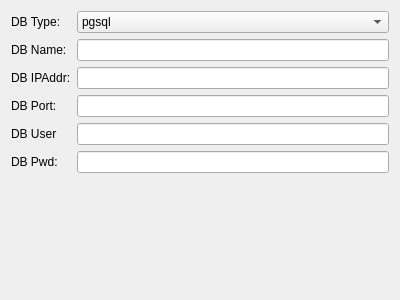
<?xml version="1.0" encoding="UTF-8"?>
<ui version="4.0">
 <class>DBMStarupEditPanel</class>
 <widget class="QWidget" name="DBMStarupEditPanel">
  <property name="geometry">
   <rect>
    <x>0</x>
    <y>0</y>
    <width>400</width>
    <height>300</height>
   </rect>
  </property>
  <property name="windowTitle">
   <string>DBMStarupEditPanel</string>
  </property>
  <layout class="QVBoxLayout" name="verticalLayout">
   <item>
    <layout class="QFormLayout" name="formLayout">
     <item row="0" column="0">
      <widget class="QLabel" name="_dbTypeTag">
       <property name="text">
        <string>DB Type:</string>
       </property>
      </widget>
     </item>
     <item row="0" column="1">
      <widget class="QComboBox" name="_dbType">
       <item>
        <property name="text">
         <string>pgsql</string>
        </property>
       </item>
      </widget>
     </item>
     <item row="1" column="0">
      <widget class="QLabel" name="_dbNameTag">
       <property name="text">
        <string>DB Name:</string>
       </property>
      </widget>
     </item>
     <item row="1" column="1">
      <widget class="QLineEdit" name="_dbName"/>
     </item>
     <item row="2" column="0">
      <widget class="QLabel" name="_dbIPTag">
       <property name="text">
        <string>DB IPAddr:</string>
       </property>
      </widget>
     </item>
     <item row="2" column="1">
      <widget class="QLineEdit" name="_dbIP"/>
     </item>
     <item row="3" column="0">
      <widget class="QLabel" name="_dbPortTag">
       <property name="text">
        <string>DB Port:</string>
       </property>
      </widget>
     </item>
     <item row="3" column="1">
      <widget class="QLineEdit" name="_dbPort"/>
     </item>
     <item row="4" column="0">
      <widget class="QLabel" name="_dbUserTag">
       <property name="text">
        <string>DB User</string>
       </property>
      </widget>
     </item>
     <item row="4" column="1">
      <widget class="QLineEdit" name="_dbUser"/>
     </item>
     <item row="5" column="0">
      <widget class="QLabel" name="_dbPasswordTag">
       <property name="text">
        <string>DB Pwd:</string>
       </property>
      </widget>
     </item>
     <item row="5" column="1">
      <widget class="QLineEdit" name="_dbPassword">
       <property name="echoMode">
        <enum>QLineEdit::Password</enum>
       </property>
      </widget>
     </item>
    </layout>
   </item>
   <item>
    <widget class="QLabel" name="_outputTag">
     <property name="text">
      <string/>
     </property>
     <property name="alignment">
      <set>Qt::AlignCenter</set>
     </property>
    </widget>
   </item>
  </layout>
 </widget>
 <resources/>
 <connections/>
</ui>
